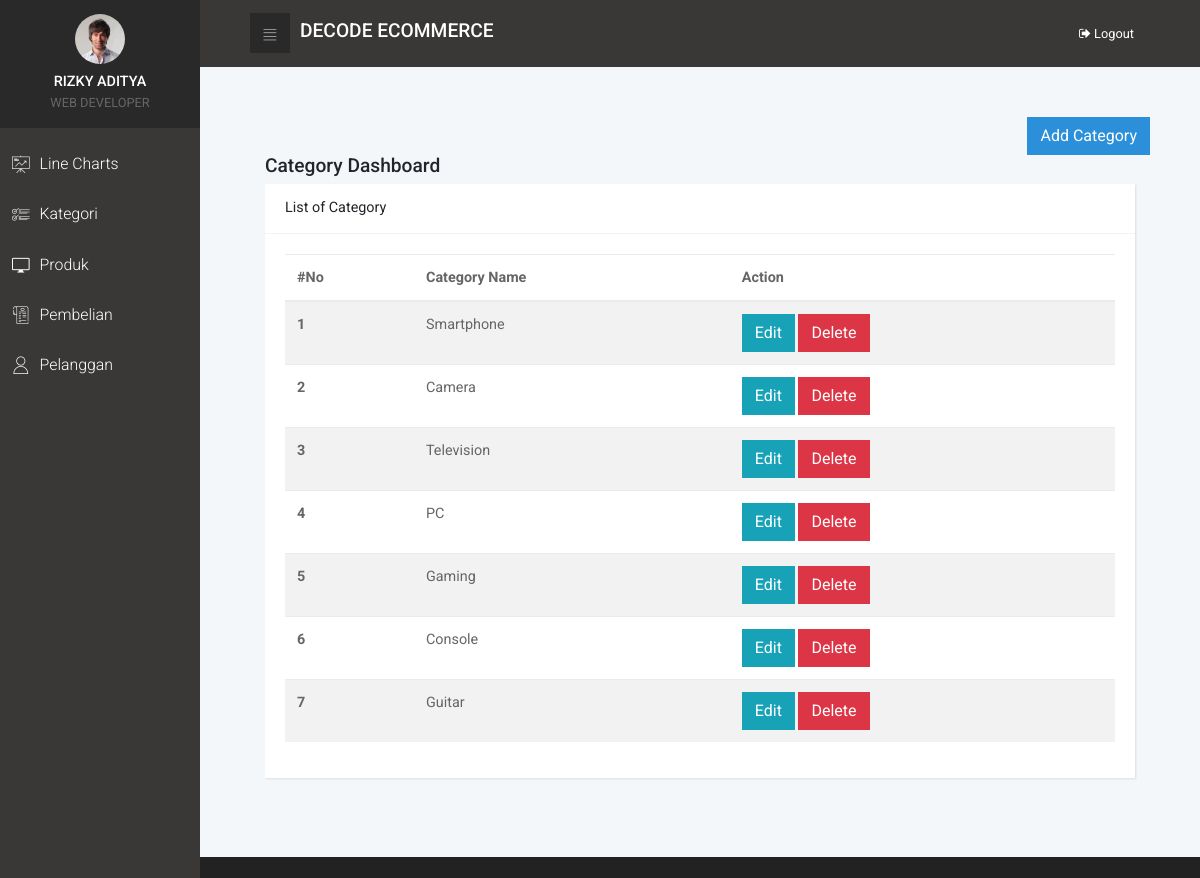
The app's page /admin/index.php?menu=kategori (signed in) with its own data.
### tables this page shows
CREATE TABLE `tb_kategori` (
  `id_kategori` int(11) NOT NULL,
  `nama_kategori` varchar(50) NOT NULL
);

### admin/content/show_kategori.php (the view, shortened to what this page needs)
<link rel="stylesheet" type="text/css" href="../css/table.css">
<div class="row">
	<div class="col-lg-12">
		<a href="?menu=add_kategori" class="float-right">
			<button class="btn btn-primary">Add Category</button>
		</a>
	</div>
</div>
<div class="col-lg-12">
	<h3>Category Dashboard</h3>
	<div class="card">
		<div class="card-header d-flex align-items-center">
			<h2 class="h5 display">List of Category</h2>
		</div>
		<div class="card-body">
			<table class="table table-striped table-hover table-responsive">
				<thead>
					<tr>
						<th>#No</th>
						<th>Category Name</th>
						<th>Action</th>
					</tr>
				</thead>
				<tbody>
								<?php
									$query_kategori= $koneksi->query("SELECT * FROM tb_kategori");
									if($query_kategori->num_rows > 0){
										$nomor = 1;
										while($data_kategori = $query_kategori->fetch_assoc()){
											?>
												<tr>
													<th scope="row"><?= $nomor?></th>
													<td><?= $data_kategori['nama_kategori']?></td>
													<td>
													<a href="index.php?menu=edit_kategori&id=<?= $data_kategori['id_kategori']?>"><button class="btn btn-info">Edit</button></a>
													<a href="index.php?menu=delete_kategori&id=<?= $data_kategori['id_kategori']?>"><button class="btn btn-danger">Delete</button></a>
													</td>
												</tr>
											<?php
											$nomor++;
										}
									}else if($query_kategori->num_rows == 0){
										?>
											<td colspan="3" class="text-center">
											<h1>Tidak Ada Data</h1>
											</td>
										<?php
									}
								?>
				</tbody>
			</table>
		</div>
	</div>
</div>

### admin/css/style.blue.css (style rules this page uses)
a { display: inline-block; text-decoration: none; color: #fff; -webkit-transition: all 0.3s; transition: all 0.3s; }
body { overflow-x: hidden; }
table { font-size: 0.9em; color: #666; }
h2 { color: #555; font-weight: 400; }
.card { height: 100%; border: none; background: #fff; -webkit-box-shadow: 1px 1px 2px rgba(0, 0, 0, 0.1); box-shadow: 1px 1px 2px rgba(0, 0, 0, 0.1); border-radius: 0; }
.card-header { height: 50px; background-color: #fff; border-bottom-color: #f3f3f3; border-top: none; }
.card-header h2, .card-header h3 { margin-bottom: 0; }
.display { font-weight: 400 !important; }
button { cursor: pointer; }
.btn { font-weight: normal; border: 1px solid transparent; padding: 0.5rem 0.75rem; font-size: 1rem; line-height: 1.25; border-radius: 0; -webkit-transition: all 0.15s ease-in-out; transition: all 0.15s ease-in-out; }
.btn-primary { color: #fff; background-color: #2b90d9; border-color: #2b90d9; }
.btn-info { color: #fff; background-color: #17a2b8; border-color: #17a2b8; }
.btn-danger { color: #fff; background-color: #dc3545; border-color: #dc3545; }
body { font-family: "Roboto", sans-serif; font-size: 1rem; font-weight: normal; line-height: 1.5; color: #212529; background-color: #fff; }
a { color: #2b90d9; text-decoration: none; }
h1, h2, h3, h4, h5, h6, .h1, .h2, .h3, .h4, .h5, .h6 { margin-bottom: 0.5rem; font-family: inherit; font-weight: 500; line-height: 1.1; color: inherit; }
h2, .h2 { font-size: 1.3rem; }
h3, .h3 { font-size: 1.2rem; }
h5, .h5 { font-size: 0.9rem; }

### css/table.css (style rules this page uses)
.table-responsive { display:table !important; }

### records on screen
tb_kategori: nama_kategori "Smartphone"
tb_kategori: nama_kategori "Camera"
tb_kategori: nama_kategori "Television"
tb_kategori: nama_kategori "PC"
tb_kategori: nama_kategori "Gaming"
tb_kategori: nama_kategori "Console"
tb_kategori: nama_kategori "Guitar"

### other values on screen
$_SESSION['user_login']['nama_user'] "RIZKY ADITYA"
